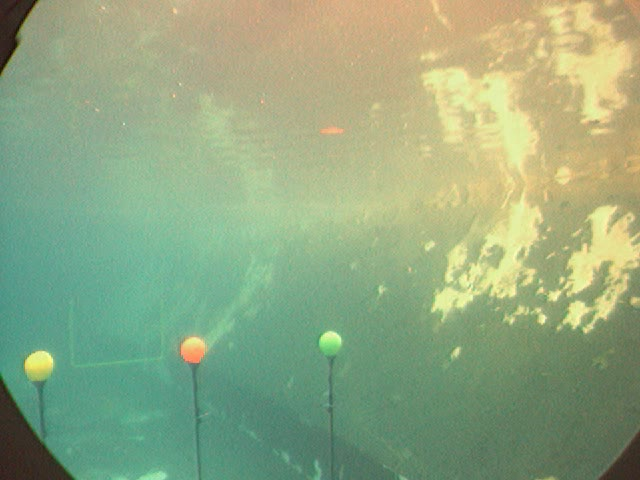
#> input picture frame 3.6 sec.jpg, 640 x 480 px, given as the content of the folder green_train, which was not available
$ python 2D_gauss_green.py
#> lines starting #> are read from the running program, lines starting #| are printed output that depends on the picture; after the words box and inside, x2 and y2 are one past the last pixel; in counts of white or black regions, pixels touching at a corner belong together; pictures that were not available may be replaced by others from this repository, and a replacement may not be noted
import numpy as np
import cv2
import os
import math
from imutils import contours

def get_data(folder_name):
    stack = []
    for filename in os.listdir(folder_name):
        image = cv2.imread(os.path.join(folder_name, filename))
        resized = cv2.resize(image, (40, 40), interpolation=cv2.INTER_LINEAR)
        cropped = resized[13:27, 13:27]

        ch = cropped.shape[2]
        nx, ny = cropped.shape[:2]
        reshaped = cropped.reshape(nx * ny, ch)
        stack.extend(reshaped)

    return np.array(stack)

def gaussian(data, mean, cov):
    det_cov = np.linalg.det(cov)
    cov_inv = np.linalg.inv(cov)
    diff = data - mean
    norm_factor = (2.0 * np.pi) ** (-data.shape[1] / 2.0) * (1.0 / np.sqrt(det_cov))
    exponent = -0.5 * np.sum(diff @ cov_inv * diff, axis=1)
    return norm_factor * np.exp(exponent)

def initialize_parameters(data, K):
    n_feat, n_obs = data.shape
    parameters = []
    for _ in range(K):
        mean = data[np.random.choice(n_feat, 1)]
        cov = np.eye(n_obs) * np.random.uniform(1, 255)
        parameters.append({'mean': mean, 'cov': cov})
    return parameters

def gmm(data, K):
    n_feat, n_obs = data.shape
    bound = 0.0001
    max_itr = 500
    parameters = initialize_parameters(data, K)
    mix_c = np.ones(K) / K
    log_likelihoods = []

    for itr in range(max_itr):
        print(f"Iteration {itr}")

        # E-Step
        cluster_prob = np.zeros((n_feat, K))
        for cluster in range(K):
            cluster_prob[:, cluster] = gaussian(data, parameters[cluster]['mean'], parameters[cluster]['cov']) * mix_c[cluster]

        cluster_sum = np.sum(cluster_prob, axis=1)
        log_likelihood = np.sum(np.log(cluster_sum))
        log_likelihoods.append(log_likelihood)

        # Normalize probabilities
        cluster_prob /= cluster_sum[:, np.newaxis]

        Nk = np.sum(cluster_prob, axis=0)

        # M-Step
        for cluster in range(K):
            weighted_sum = np.sum(cluster_prob[:, cluster, np.newaxis] * data, axis=0)
            parameters[cluster]['mean'] = weighted_sum / Nk[cluster]
            diff = data - parameters[cluster]['mean']
            parameters[cluster]['cov'] = (cluster_prob[:, cluster] * diff.T @ diff) / Nk[cluster]
            mix_c[cluster] = Nk[cluster] / n_feat

        if len(log_likelihoods) > 1 and abs(log_likelihood - log_likelihoods[-2]) < bound:
            break

    return mix_c, parameters

def test(frame, K, weights, parameters, div, color, r):
    nx, ny, ch = frame.shape
    img = frame.reshape(nx * ny, ch)

    prob = np.zeros((nx * ny, K))
    for cluster in range(K):
        prob[:, cluster] = weights[cluster] * gaussian(img, parameters[cluster]['mean'], parameters[cluster]['cov'])

    likelihood = prob.sum(axis=1)
    probabilities = likelihood.reshape(nx, ny)
    probabilities[probabilities > np.max(probabilities) / div] = 255

    output = np.zeros_like(frame)
    output[:, :, :] = probabilities[:, :, np.newaxis]
    blur = cv2.GaussianBlur(output, (3, 3), 5)
    edged = cv2.Canny(blur, 50, 255)

    cnts, _ = cv2.findContours(edged, cv2.RETR_TREE, cv2.CHAIN_APPROX_SIMPLE)
    if cnts:
        (cnts_sorted, _) = contours.sort_contours(cnts, method="left-to-right")
        hull = cv2.convexHull(cnts_sorted[0])
        (x, y), radius = cv2.minEnclosingCircle(hull)
        if radius > r:
            cv2.circle(frame, (int(x), int(y)), int(radius), color, 4)

    return frame

def main():
    train_data = get_data("green_train")
#> in get_data, image is the input picture: shape (480, 640, 3); mean B, G, R 129.4, 168.1, 145.8
#> in get_data, `resized = cv2.resize(image, (40, 40), interpolation=cv2.INTER_LINEAR)`:
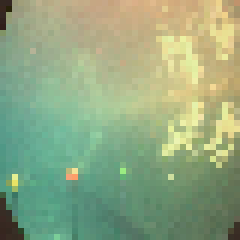
#> resized: shape (40, 40, 3) (shown 6 times larger); mean B, G, R 129.5, 168.2, 145.9
#> in get_data, `reshaped = cropped.reshape(nx * ny, ch)`: reshaped = 196 rows, first 8: [145, 187, 163], [157, 201, 178], [158, 202, 178], [143, 186, 173], [146, 184, 178], [148, 188, 176], [143, 186, 176], [143, 186, 177]
#> train_data has the same summary as reshaped in get_data
    K = 4
    mix_c, parameters = gmm(train_data, K)
#> the loop in initialize_parameters, `for _ in range(K):` made 4 passes
#> mean on passes 1 to 4: [[139, 168, 118]], [[119, 153, 114]], [[126, 169, 136]], [[145, 192, 183]]
#> after the loop in initialize_parameters, `for _ in range(K):`: parameters = 4 items
#> the loop in gmm, `for itr in range(max_itr):` made 42 passes
#> (log_likelihood, Nk) on passes 2 to 13: (-2109, [30.46, 37.77, 111.2, 16.54]), (-2100.6, [31.88, 39.55, 106.2, 18.32]), (-2095, [33.58, 40.72, 101.1, 20.56]), (-2091.1, [35.2, 41.8, 96.66, 22.34]), (-2088.2, [36.55, 43.04, 92.85, 23.55]), (-2085.9, [37.67, 44.41, 89.59, 24.33]), (-2084.1, [38.61, 45.76, 86.84, 24.79]), (-2082.7, [39.44, 47.05, 84.5, 25.01]), (-2081.5, [40.15, 48.29, 82.49, 25.07]), (-2080.5, [40.78, 49.53, 80.68, 25.02]), (-2079.5, [41.31, 50.84, 78.98, 24.87]), (-2078.5, [41.77, 52.25, 77.35, 24.63])
#> (log_likelihood, Nk) on pass 1: (-3989.7, [29.92, 35.01, 114.1, 17])
#> after the loop in gmm, `for itr in range(max_itr):`: log_likelihoods = 42 values from -3989.7 to -2071.6; mix_c = [0.233, 0.309, 0.346, 0.111]
#> mix_c = [0.233, 0.309, 0.346, 0.111]; parameters = 4 items
    np.save('weights_g.npy', mix_c)
    np.save('parameters_g.npy', parameters)

    name = "detectbuoy.avi"
    cap = cv2.VideoCapture(name)
    images = []

    weights = np.load('weights_g.npy')
    parameters = np.load('parameters_g.npy', allow_pickle=True)

    while cap.isOpened():
        success, frame = cap.read()
        if not success:
            break

        frame = test(frame, K, weights, parameters, div=8.5, color=(0, 255, 0), r=9)
#> the loop in test, `for cluster in range(K):` made 4 passes
#> (det_cov in gaussian, norm_factor in gaussian) on passes 1 to 4: (37220.5, 0.000329), (120139.5, 0.000183), (27244, 0.000385), (1759.7, 0.00151)
#> in test, `probabilities = likelihood.reshape(nx, ny)`:
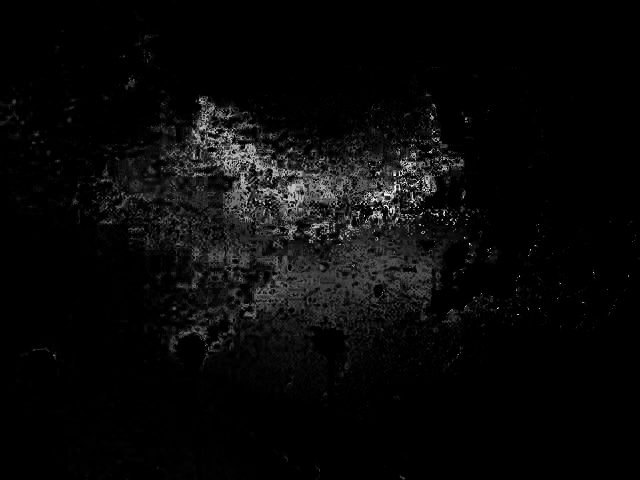
#> probabilities: shape (480, 640) float64; min 2.01e-116, max 0.000171, mean 6.26e-06; drawn with min black and max white
#> in test, `probabilities[probabilities > np.max(probabilities) / div] = 255`:
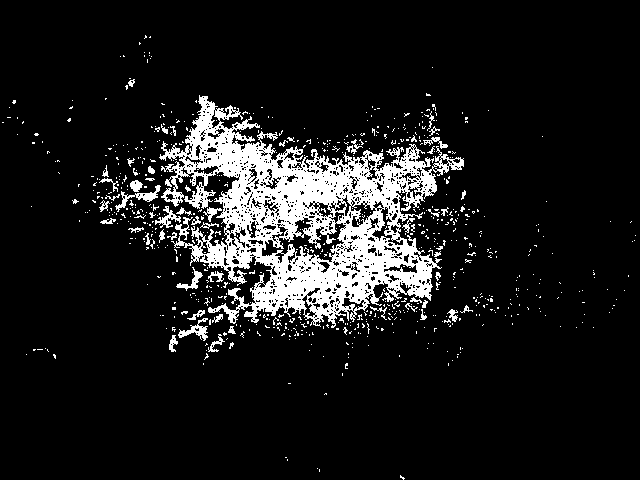
#> probabilities: shape (480, 640) float64; 10.74% of pixels changed, all inside (x1, y1, x2, y2) = (2, 35, 636, 480)
#> in test, `output[:, :, :] = probabilities[:, :, np.newaxis]`: output: shape (480, 640, 3); 10.7% white; 736 white regions (684 under 20 px), largest, box (x1, y1, x2, y2) and area: (159, 95, 464, 328) 27584, (115, 185, 161, 212) 281, (178, 318, 208, 341) 246
#> in test, `blur = cv2.GaussianBlur(output, (3, 3), 5)`:
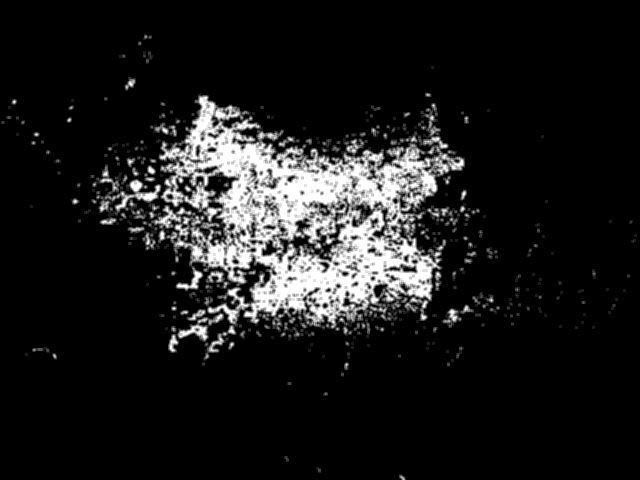
#> blur: shape (480, 640, 3); min 0, max 255, mean 27.4
#> in test, `edged = cv2.Canny(blur, 50, 255)`:
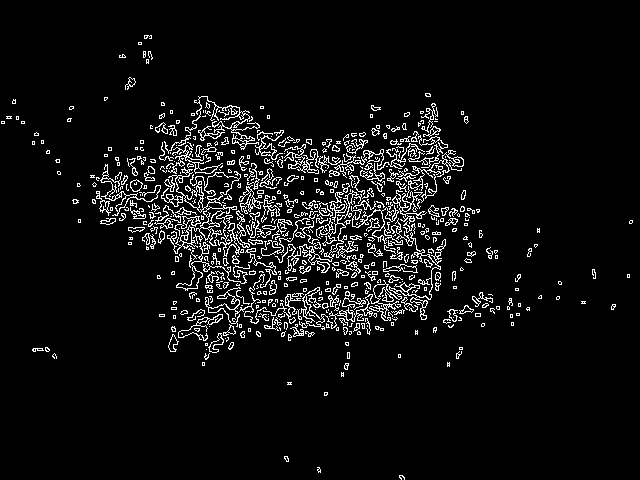
#> edged: shape (480, 640); 6.1% white in thin lines or dots
#> in test, `cnts, _ = cv2.findContours(edged, cv2.RETR_TREE, cv2.CHAIN_APPROX_SIMP..`: cnts = 1238 contours, 1029 with area under 20; largest, box (x1, y1, x2, y2) and area: (161, 167, 250, 257) 2114, (300, 218, 446, 329) 987, (204, 172, 239, 200) 490, (287, 190, 359, 273) 338, (207, 210, 227, 246) 334
#> in test, `(cnts_sorted, _) = contours.sort_contours(cnts, method="left-to-right")`: cnts_sorted has the same summary as cnts
#> in test, `hull = cv2.convexHull(cnts_sorted[0])`: hull = [[4, 121], [4, 123], [1, 123], [1, 121]]
#> in test, `(x, y), radius = cv2.minEnclosingCircle(hull)`: x = 2.5; y = 122; radius = 1.8

        images.append(frame)
        cv2.imshow("Final output", frame)
        cv2.waitKey(5)

    fourcc = cv2.VideoWriter_fourcc(*'XVID')
    out = cv2.VideoWriter('2D_gauss_green.avi', fourcc, 5.0, (640, 480))
    for image in images:
        out.write(image)
    out.release()
    cap.release()

if __name__ == "__main__":
    main()
